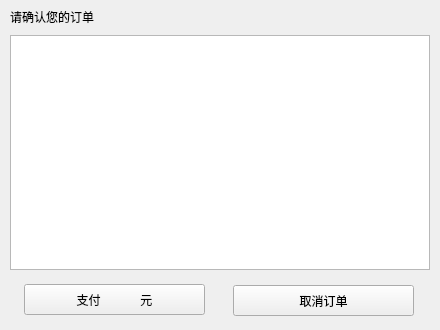
<?xml version="1.0" encoding="UTF-8"?>
<ui version="4.0">
 <class>WPay</class>
 <widget class="QMainWindow" name="WPay">
  <property name="geometry">
   <rect>
    <x>0</x>
    <y>0</y>
    <width>440</width>
    <height>330</height>
   </rect>
  </property>
  <property name="maximumSize">
   <size>
    <width>440</width>
    <height>330</height>
   </size>
  </property>
  <property name="windowTitle">
   <string>MainWindow</string>
  </property>
  <widget class="QWidget" name="centralwidget">
   <widget class="QLabel" name="label_3">
    <property name="geometry">
     <rect>
      <x>10</x>
      <y>7</y>
      <width>121</width>
      <height>20</height>
     </rect>
    </property>
    <property name="text">
     <string>请确认您的订单</string>
    </property>
   </widget>
   <widget class="QTableView" name="tableView">
    <property name="geometry">
     <rect>
      <x>10</x>
      <y>35</y>
      <width>420</width>
      <height>235</height>
     </rect>
    </property>
    <property name="maximumSize">
     <size>
      <width>420</width>
      <height>235</height>
     </size>
    </property>
   </widget>
   <widget class="QPushButton" name="pushButton">
    <property name="geometry">
     <rect>
      <x>24</x>
      <y>284</y>
      <width>181</width>
      <height>31</height>
     </rect>
    </property>
    <property name="cursor">
     <cursorShape>PointingHandCursor</cursorShape>
    </property>
    <property name="text">
     <string>支付            元</string>
    </property>
   </widget>
   <widget class="QPushButton" name="pushButton_2">
    <property name="geometry">
     <rect>
      <x>233</x>
      <y>285</y>
      <width>181</width>
      <height>31</height>
     </rect>
    </property>
    <property name="maximumSize">
     <size>
      <width>181</width>
      <height>31</height>
     </size>
    </property>
    <property name="cursor">
     <cursorShape>PointingHandCursor</cursorShape>
    </property>
    <property name="text">
     <string>取消订单</string>
    </property>
   </widget>
  </widget>
  <widget class="QMenuBar" name="menubar">
   <property name="geometry">
    <rect>
     <x>0</x>
     <y>0</y>
     <width>440</width>
     <height>21</height>
    </rect>
   </property>
  </widget>
 </widget>
 <resources/>
 <connections/>
</ui>
